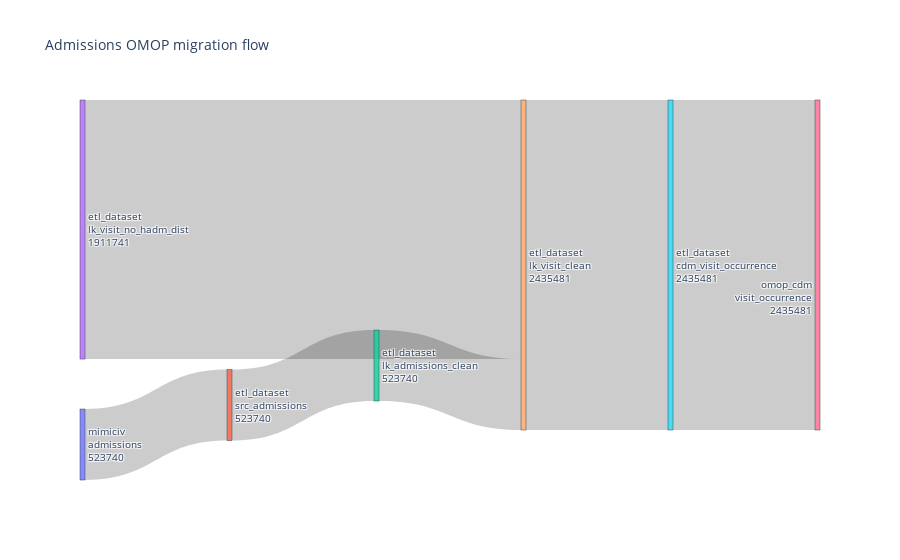

The notebook cell this image was saved under:
### Code cell
import plotly.graph_objects as go

# data
label = ["mimiciv<br>admissions<br>523740",
        "etl_dataset<br>src_admissions<br>523740",
        "etl_dataset<br>lk_admissions_clean<br>523740",
        "etl_dataset<br>lk_visit_no_hadm_dist<br>1911741",
        "etl_dataset<br>lk_visit_clean<br>2435481",
        "etl_dataset<br>cdm_visit_occurrence<br>2435481",
        "<br><br><br><br><br>omop_cdm<br>visit_occurrence<br>2435481"]
source = [0, 1, 2, 3, 4, 5]
target = [1, 2, 4, 4, 5, 6]
value = [523740, 523740, 523740, 1911741, 2435481, 2435481]
# data to dict, dict to sankey
link = dict(source = source, target = target, value = value)
node = dict(label = label, pad=50, thickness=5)
data = go.Sankey(link = link, node=node)
# plot
fig = go.Figure(data)
fig.update_layout(title_text="Admissions OMOP migration flow", font_size=10)
fig.show()

### Figure 1 — Plotly figure (JSON) as saved in the notebook; plotly's stock layout.template omitted (floating-point values rounded to 4 significant figures)
{"data": [{"link": {"source": [0, 1, 2, 3, 4, 5], "target": [1, 2, 4, 4, 5, 6], "value": [523740, 523740, 523740, 1911741, 2435481, 2435481]}, "node": {"label": ["mimiciv<br>admissions<br>523740", "etl_dataset<br>src_admissions<br>523740", "etl_dataset<br>lk_admissions_clean<br>523740", "etl_dataset<br>lk_visit_no_hadm_dist<br>1911741", "etl_dataset<br>lk_visit_clean<br>2435481", "etl_dataset<br>cdm_visit_occurrence<br>2435481", "<br><br><br><br><br>omop_cdm<br>visit_occurrence<br>2435481"], "pad": 50, "thickness": 5}, "type": "sankey"}], "layout": {"autosize": true, "font": {"size": 10}, "title": {"text": "Admissions OMOP migration flow"}}}
